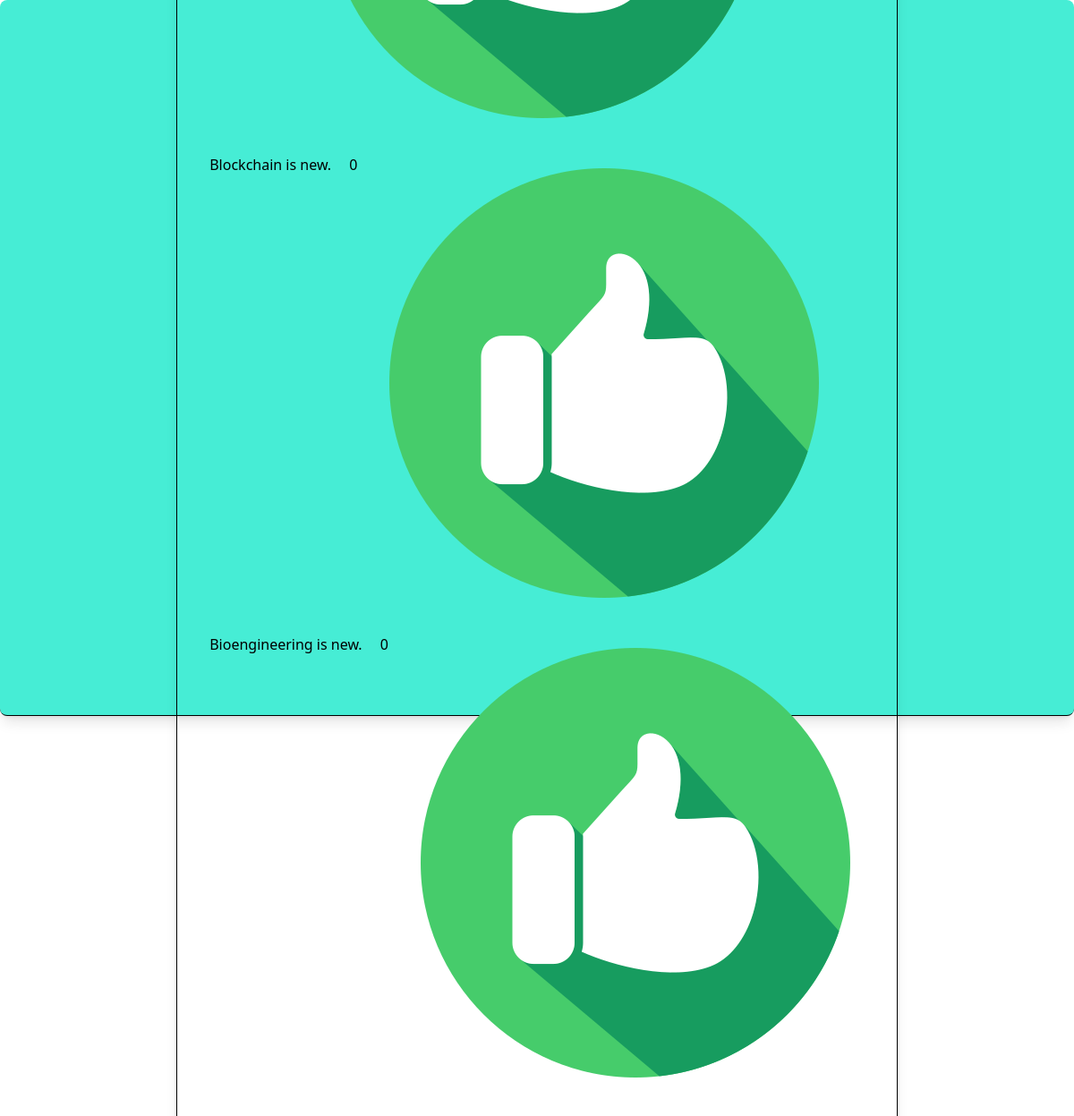
Page /firstapp/question/1/ on the earlier database version.
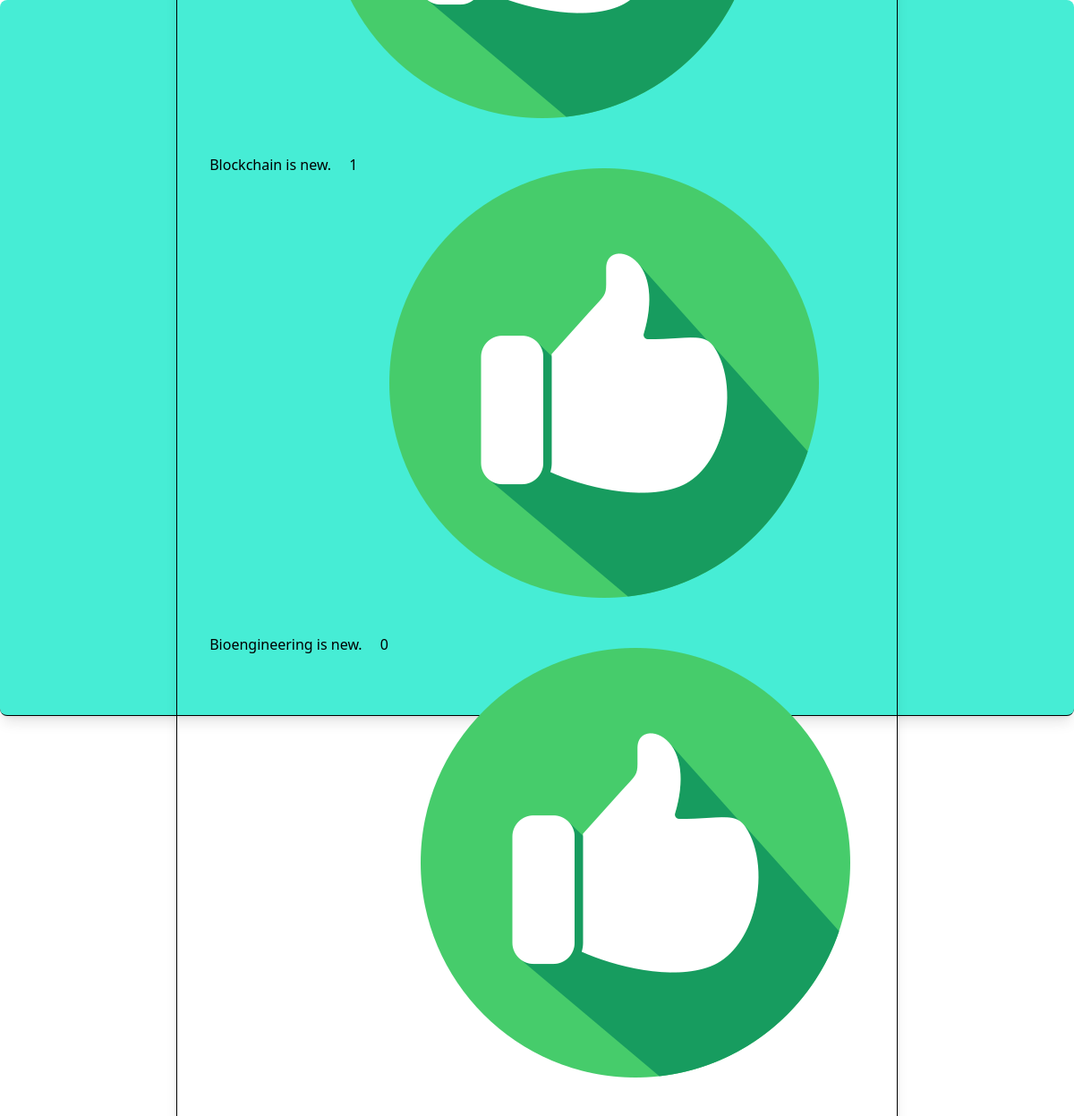
Same page on the later database version.
### firstApp/models.py (models this page shows, shortened)
class Choice(models.Model):
    question = models.ForeignKey(Question, on_delete=models.CASCADE,related_name='choices')
    chioce_text = models.CharField(max_length=200)
    votes = models.IntegerField(default=0)

### firstApp/views.py (the view)
# urls.py: path('question/<int:id>/',views.Showchoices),
def Showchoices(request,id):
    question = Question.objects.get(id=id)
    Choices = question.choices.all()
    template = loader.get_template("firstApp/choice.html")
    context = {"Choices":Choices,"Question":question}
    return HttpResponse(template.render(context,request))

### firstApp/templates/firstApp/choice.html (shortened to what this page needs)
{% load static tailwind_tags %}
{%if Choices and Question%}
{% tailwind_css %}
<div class ="flex flex-col justify-center items-center h-screen bg-teal-300 border-b rounded-lg shadow-lg gap-5" >
    <div class="flex flex-col gap-6 border p-9  rounded shadow-lg">
        {%for i in Choices%}
            <li class="flex gap-5 ">
                <h1>
                    {{i.chioce_text}}
                </h1>
                <h2>
                    {{i.votes}}
                </h2>
                <a href="/firstapp/choice/{{i.id}}"><img src="./thumb-up.png" alt="up-vote"/></a>
            </li>
        {%endfor%}
    </div>
{%endif%}

Differences in the rows shown:
changed Choice "Blockchain is new.": votes "0" → "1"
